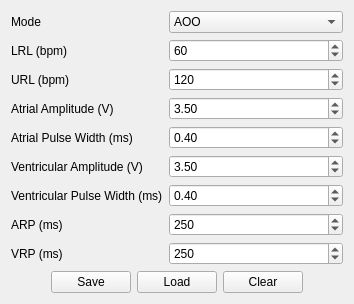
<?xml version="1.0" encoding="UTF-8"?>
<ui version="4.0">
 <class>ParameterForm</class>
 <widget class="QWidget" name="ParameterForm">
  <layout class="QVBoxLayout" name="outerLayout">
   <item>
    <layout class="QFormLayout" name="formLayout">
     <!-- Mode -->
     <item row="0" column="0"><widget class="QLabel" name="modeLbl"><property name="text"><string>Mode</string></property></widget></item>
     <item row="0" column="1">
      <widget class="QComboBox" name="modeCombo">
       <item><property name="text"><string>AOO</string></property></item>
       <item><property name="text"><string>VOO</string></property></item>
       <item><property name="text"><string>AAI</string></property></item>
       <item><property name="text"><string>VVI</string></property></item>
      </widget>
     </item>

     <!-- Rate limits -->
     <item row="1" column="0"><widget class="QLabel" name="lrlLbl"><property name="text"><string>LRL (bpm)</string></property></widget></item>
     <item row="1" column="1"><widget class="QSpinBox" name="lrlSpin"><property name="minimum"><number>30</number></property><property name="maximum"><number>175</number></property><property name="value"><number>60</number></property></widget></item>

     <item row="2" column="0"><widget class="QLabel" name="urlLbl"><property name="text"><string>URL (bpm)</string></property></widget></item>
     <item row="2" column="1"><widget class="QSpinBox" name="urlSpin"><property name="minimum"><number>50</number></property><property name="maximum"><number>200</number></property><property name="value"><number>120</number></property></widget></item>

     <!-- Atrial -->
     <item row="3" column="0"><widget class="QLabel" name="aAmpLbl"><property name="text"><string>Atrial Amplitude (V)</string></property></widget></item>
     <item row="3" column="1"><widget class="QDoubleSpinBox" name="aAmpSpin"><property name="minimum"><double>0.0</double></property><property name="maximum"><double>7.0</double></property><property name="singleStep"><double>0.1</double></property><property name="value"><double>3.5</double></property></widget></item>

     <item row="4" column="0"><widget class="QLabel" name="aPwLbl"><property name="text"><string>Atrial Pulse Width (ms)</string></property></widget></item>
     <item row="4" column="1"><widget class="QDoubleSpinBox" name="aPwSpin"><property name="minimum"><double>0.05</double></property><property name="maximum"><double>1.90</double></property><property name="singleStep"><double>0.05</double></property><property name="value"><double>0.4</double></property></widget></item>

     <!-- Ventricular -->
     <item row="5" column="0"><widget class="QLabel" name="vAmpLbl"><property name="text"><string>Ventricular Amplitude (V)</string></property></widget></item>
     <item row="5" column="1"><widget class="QDoubleSpinBox" name="vAmpSpin"><property name="minimum"><double>0.0</double></property><property name="maximum"><double>7.0</double></property><property name="singleStep"><double>0.1</double></property><property name="value"><double>3.5</double></property></widget></item>

     <item row="6" column="0"><widget class="QLabel" name="vPwLbl"><property name="text"><string>Ventricular Pulse Width (ms)</string></property></widget></item>
     <item row="6" column="1"><widget class="QDoubleSpinBox" name="vPwSpin"><property name="minimum"><double>0.05</double></property><property name="maximum"><double>1.90</double></property><property name="singleStep"><double>0.05</double></property><property name="value"><double>0.4</double></property></widget></item>

     <!-- Refractory -->
     <item row="7" column="0"><widget class="QLabel" name="arpLbl"><property name="text"><string>ARP (ms)</string></property></widget></item>
     <item row="7" column="1"><widget class="QSpinBox" name="arpSpin"><property name="minimum"><number>150</number></property><property name="maximum"><number>500</number></property><property name="value"><number>250</number></property></widget></item>

     <item row="8" column="0"><widget class="QLabel" name="vrpLbl"><property name="text"><string>VRP (ms)</string></property></widget></item>
     <item row="8" column="1"><widget class="QSpinBox" name="vrpSpin"><property name="minimum"><number>150</number></property><property name="maximum"><number>500</number></property><property name="value"><number>250</number></property></widget></item>
    </layout>
   </item>

   <!-- Buttons row -->
   <item>
    <layout class="QHBoxLayout" name="buttonRow">
     <item><spacer name="btnLeft"><property name="orientation"><enum>Qt::Horizontal</enum></property><property name="sizeHint" stdset="0"><size><width>40</width><height>20</height></size></property></spacer></item>
     <item><widget class="QPushButton" name="saveBtn"><property name="text"><string>Save</string></property></widget></item>
     <item><widget class="QPushButton" name="loadBtn"><property name="text"><string>Load</string></property></widget></item>
     <item><widget class="QPushButton" name="clearBtn"><property name="text"><string>Clear</string></property></widget></item>
     <item><spacer name="btnRight"><property name="orientation"><enum>Qt::Horizontal</enum></property><property name="sizeHint" stdset="0"><size><width>40</width><height>20</height></size></property></spacer></item>
    </layout>
   </item>
  </layout>
 </widget>
 <resources/>
 <connections/>
</ui>
